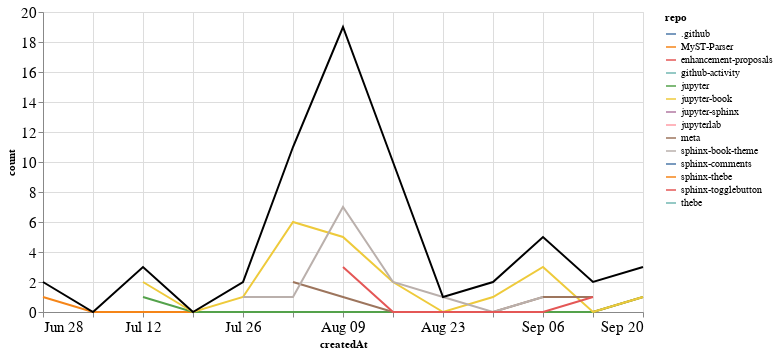

Source (notebook cell):
### Markdown cell above
## PRs

### Code cell
prs_time = prs.groupby('repo').resample('W', on='createdAt').count()['author'].reset_index()
prs_time = prs_time.rename(columns={'author': 'count'})
prs_time_total = prs_time.groupby('createdAt').agg({"count": "sum"}).reset_index()

ch1 = alt.Chart(prs_time, width=600).mark_line().encode(
    x='createdAt',
    y='count',
    color='repo',
    tooltip="repo"
)

ch2 = alt.Chart(prs_time_total, width=600).mark_line(color="black").encode(
    x='createdAt',
    y='count',
)

ch1 + ch2

### Figure 1 — Vega-Lite specification as saved in the notebook (floating-point values rounded to 4 significant figures)
{"config": {"axisLeft": {"labelFontSize": 15}, "axisBottom": {"labelFontSize": 15}}, "layer": [{"data": {"name": "data-430d2174181c1d867e54b168d035f216"}, "mark": "line", "encoding": {"color": {"type": "nominal", "field": "repo"}, "tooltip": {"type": "nominal", "field": "repo"}, "x": {"type": "temporal", "field": "createdAt"}, "y": {"type": "quantitative", "field": "count"}}, "width": 600}, {"data": {"name": "data-9be336df9499ee3c0dbbf37d389171b7"}, "mark": {"type": "line", "color": "black"}, "encoding": {"x": {"type": "temporal", "field": "createdAt"}, "y": {"type": "quantitative", "field": "count"}}, "width": 600}], "$schema": "https://vega.github.io/schema/vega-lite/v4.8.1.json", "datasets": {"data-430d2174181c1d867e54b168d035f216": [{"repo": ".github", "createdAt": "2020-08-02T00:00:00", "count": 2}, {"repo": "MyST-Parser", "createdAt": "2020-06-28T00:00:00", "count": 1}, {"repo": "MyST-Parser", "createdAt": "2020-07-05T00:00:00", "count": 0}, {"repo": "MyST-Parser", "createdAt": "2020-07-12T00:00:00", "count": 0}, {"repo": "MyST-Parser", "createdAt": "2020-07-19T00:00:00", "count": 0}, {"repo": "MyST-Parser", "createdAt": "2020-07-26T00:00:00", "count": 0}, {"repo": "MyST-Parser", "createdAt": "2020-08-02T00:00:00", "count": 0}, {"repo": "MyST-Parser", "createdAt": "2020-08-09T00:00:00", "count": 0}, {"repo": "MyST-Parser", "createdAt": "2020-08-16T00:00:00", "count": 0}, {"repo": "MyST-Parser", "createdAt": "2020-08-23T00:00:00", "count": 0}, {"repo": "MyST-Parser", "createdAt": "2020-08-30T00:00:00", "count": 0}, {"repo": "MyST-Parser", "createdAt": "2020-09-06T00:00:00", "count": 0}, {"repo": "MyST-Parser", "createdAt": "2020-09-13T00:00:00", "count": 0}, {"repo": "MyST-Parser", "createdAt": "2020-09-20T00:00:00", "count": 1}, {"repo": "enhancement-proposals", "createdAt": "2020-08-30T00:00:00", "count": 1}, {"repo": "github-activity", "createdAt": "2020-08-09T00:00:00", "count": 2}, {"repo": "jupyter", "createdAt": "2020-07-12T00:00:00", "count": 1}, {"repo": "jupyter", "createdAt": "2020-07-19T00:00:00", "count": 0}, {"repo": "jupyter", "createdAt": "2020-07-26T00:00:00", "count": 0}, {"repo": "jupyter", "createdAt": "2020-08-02T00:00:00", "count": 0}, {"repo": "jupyter", "createdAt": "2020-08-09T00:00:00", "count": 0}, {"repo": "jupyter", "createdAt": "2020-08-16T00:00:00", "count": 0}, {"repo": "jupyter", "createdAt": "2020-08-23T00:00:00", "count": 0}, {"repo": "jupyter", "createdAt": "2020-08-30T00:00:00", "count": 0}, {"repo": "jupyter", "createdAt": "2020-09-06T00:00:00", "count": 0}, {"repo": "jupyter", "createdAt": "2020-09-13T00:00:00", "count": 0}, {"repo": "jupyter", "createdAt": "2020-09-20T00:00:00", "count": 1}, {"repo": "jupyter-book", "createdAt": "2020-07-12T00:00:00", "count": 2}, {"repo": "jupyter-book", "createdAt": "2020-07-19T00:00:00", "count": 0}, {"repo": "jupyter-book", "createdAt": "2020-07-26T00:00:00", "count": 1}, {"repo": "jupyter-book", "createdAt": "2020-08-02T00:00:00", "count": 6}, {"repo": "jupyter-book", "createdAt": "2020-08-09T00:00:00", "count": 5}, {"repo": "jupyter-book", "createdAt": "2020-08-16T00:00:00", "count": 2}, {"repo": "jupyter-book", "createdAt": "2020-08-23T00:00:00", "count": 0}, {"repo": "jupyter-book", "createdAt": "2020-08-30T00:00:00", "count": 1}, {"repo": "jupyter-book", "createdAt": "2020-09-06T00:00:00", "count": 3}, {"repo": "jupyter-book", "createdAt": "2020-09-13T00:00:00", "count": 0}, {"repo": "jupyter-book", "createdAt": "2020-09-20T00:00:00", "count": 1}, {"repo": "jupyter-sphinx", "createdAt": "2020-06-28T00:00:00", "count": 1}, {"repo": "jupyterlab", "createdAt": "2020-08-09T00:00:00", "count": 1}, {"repo": "meta", "createdAt": "2020-08-02T00:00:00", "count": 2}, {"repo": "meta", "createdAt": "2020-08-09T00:00:00", "count": 1}, {"repo": "meta", "createdAt": "2020-08-16T00:00:00", "count": 0}, {"repo": "meta", "createdAt": "2020-08-23T00:00:00", "count": 0}, {"repo": "meta", "createdAt": "2020-08-30T00:00:00", "count": 0}, {"repo": "meta", "createdAt": "2020-09-06T00:00:00", "count": 1}, {"repo": "meta", "createdAt": "2020-09-13T00:00:00", "count": 1}, {"repo": "sphinx-book-theme", "createdAt": "2020-07-26T00:00:00", "count": 1}, {"repo": "sphinx-book-theme", "createdAt": "2020-08-02T00:00:00", "count": 1}, {"repo": "sphinx-book-theme", "createdAt": "2020-08-09T00:00:00", "count": 7}, {"repo": "sphinx-book-theme", "createdAt": "2020-08-16T00:00:00", "count": 2}, {"repo": "sphinx-book-theme", "createdAt": "2020-08-23T00:00:00", "count": 1}, {"repo": "sphinx-book-theme", "createdAt": "2020-08-30T00:00:00", "count": 0}, {"repo": "sphinx-book-theme", "createdAt": "2020-09-06T00:00:00", "count": 1}, {"repo": "sphinx-comments", "createdAt": "2020-08-16T00:00:00", "count": 4}, {"repo": "sphinx-thebe", "createdAt": "2020-08-16T00:00:00", "count": 1}, {"repo": "sphinx-togglebutton", "createdAt": "2020-08-09T00:00:00", "count": 3}, {"repo": "sphinx-togglebutton", "createdAt": "2020-08-16T00:00:00", "count": 0}, {"repo": "sphinx-togglebutton", "createdAt": "2020-08-23T00:00:00", "count": 0}, {"repo": "sphinx-togglebutton", "createdAt": "2020-08-30T00:00:00", "count": 0}, {"repo": "sphinx-togglebutton", "createdAt": "2020-09-06T00:00:00", "count": 0}, {"repo": "sphinx-togglebutton", "createdAt": "2020-09-13T00:00:00", "count": 1}, {"repo": "thebe", "createdAt": "2020-08-16T00:00:00", "count": 1}], "data-9be336df9499ee3c0dbbf37d389171b7": [{"createdAt": "2020-06-28T00:00:00", "count": 2}, {"createdAt": "2020-07-05T00:00:00", "count": 0}, {"createdAt": "2020-07-12T00:00:00", "count": 3}, {"createdAt": "2020-07-19T00:00:00", "count": 0}, {"createdAt": "2020-07-26T00:00:00", "count": 2}, {"createdAt": "2020-08-02T00:00:00", "count": 11}, {"createdAt": "2020-08-09T00:00:00", "count": 19}, {"createdAt": "2020-08-16T00:00:00", "count": 10}, {"createdAt": "2020-08-23T00:00:00", "count": 1}, {"createdAt": "2020-08-30T00:00:00", "count": 2}, {"createdAt": "2020-09-06T00:00:00", "count": 5}, {"createdAt": "2020-09-13T00:00:00", "count": 2}, {"createdAt": "2020-09-20T00:00:00", "count": 3}]}}
